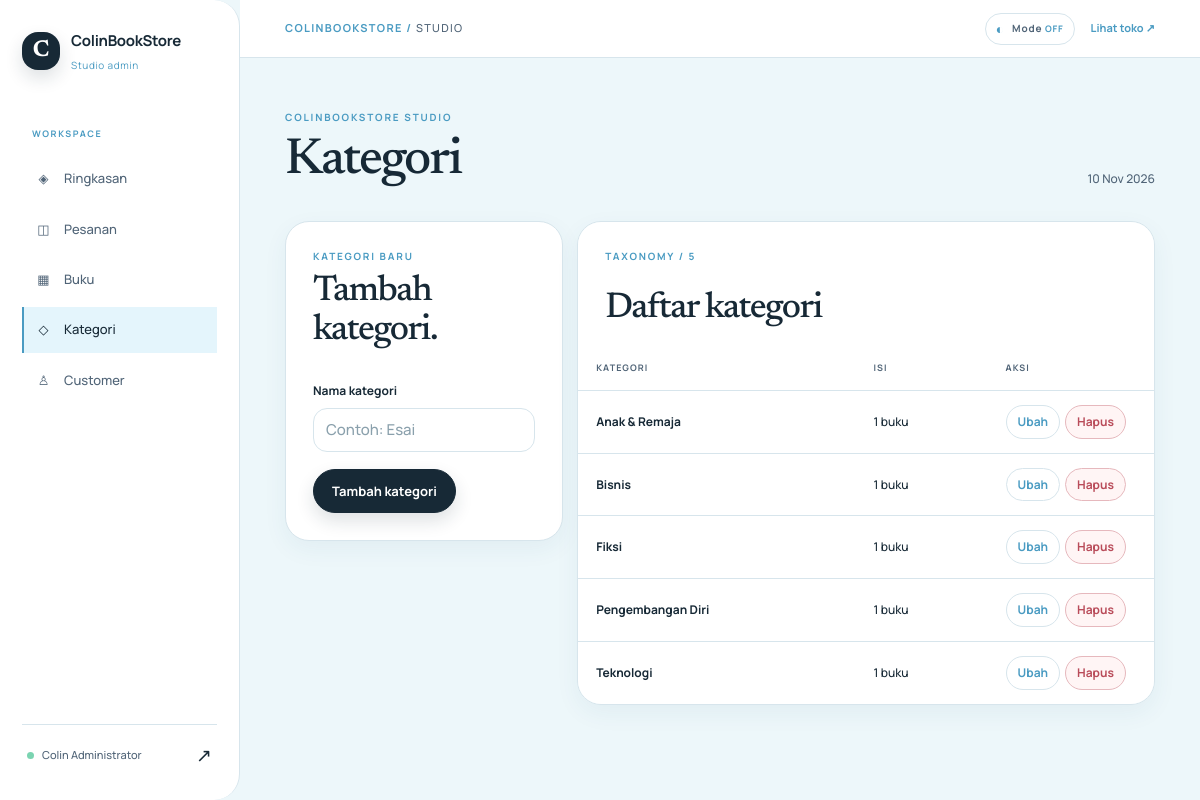
Page /admin/kategori.php (signed in) on the committed database.
### tables this page shows
CREATE TABLE kategori (
  id_kategori INT UNSIGNED AUTO_INCREMENT PRIMARY KEY,
  nama_kategori VARCHAR(100) NOT NULL UNIQUE
);

### includes/functions.php (called while the page is built, shortened)
<?php
function e(mixed $value): string
{
    return htmlspecialchars((string) $value, ENT_QUOTES, 'UTF-8');
}
function url(string $path = ''): string
{
    return BASE_URL . '/' . ltrim($path, '/');
}

### admin/kategori.php (the view, shortened to what this page needs)
<?php
require_once __DIR__ . '/../includes/functions.php';
$edit = null;
$categories = $pdo->query('SELECT k.*, COUNT(b.id_buku) AS total_buku FROM kategori k LEFT JOIN buku b ON b.id_kategori = k.id_kategori GROUP BY k.id_kategori ORDER BY k.nama_kategori')->fetchAll();
require __DIR__ . '/../includes/admin_header.php';
?>
<div class="admin-management-grid category-management">
<section class="admin-card">
<span class="eyebrow">
<?= $edit ? 'EDIT KATEGORI' : 'KATEGORI BARU' ?>
</span>
<h2>
<?= $edit ? 'Ubah kategori.' : 'Tambah kategori.' ?>
</h2>
<form method="post" class="stack-form">
<div class="form-group">
<label for="nama_kategori">Nama kategori</label>
<input id="nama_kategori" name="nama_kategori" required value="<?= e($edit['nama_kategori'] ?? '') ?>" placeholder="Contoh: Esai">
</div>
<button class="button button-dark" type="submit">
<?= $edit ? 'Simpan perubahan' : 'Tambah kategori' ?>
</button>
</form>
</section>
<section class="admin-card admin-table-wrap">
<span class="eyebrow">TAXONOMY / <?= count($categories) ?>
</span>
<h2>Daftar kategori</h2>
<table class="data-table">
<thead>
<tr>
<th>Kategori</th>
<th>Isi</th>
<th>Aksi</th>
</tr>
</thead>
<tbody>
<?php foreach ($categories as $category): ?>
<tr>
<td>
<strong>
<?= e($category['nama_kategori']) ?>
</strong>
</td>
<td>
<?= (int) $category['total_buku'] ?> buku</td>
<td>
<div class="row-actions">
<a class="button button-small button-outline" href="<?= url('admin/kategori.php?edit=' . $category['id_kategori']) ?>">Ubah</a>
<form method="post">
<button class="button button-small button-danger" type="submit" data-confirm="Hapus kategori ini?">Hapus</button>
</form>
</div>
</td>
</tr>
<?php endforeach; ?>
</tbody>
</table>
</section>
</div>
<?php require __DIR__ . '/../includes/admin_footer.php'; ?>

### rows in the picture
kategori: nama_kategori "Anak & Remaja", total_buku "1"
kategori: nama_kategori "Bisnis", total_buku "1"
kategori: nama_kategori "Fiksi", total_buku "1"
kategori: nama_kategori "Pengembangan Diri", total_buku "1"
kategori: nama_kategori "Teknologi", total_buku "1"

### other values in the picture
$_SESSION['admin_nama'] "Colin Administrator"
$page_title "Kategori"
count($categories) "5"
